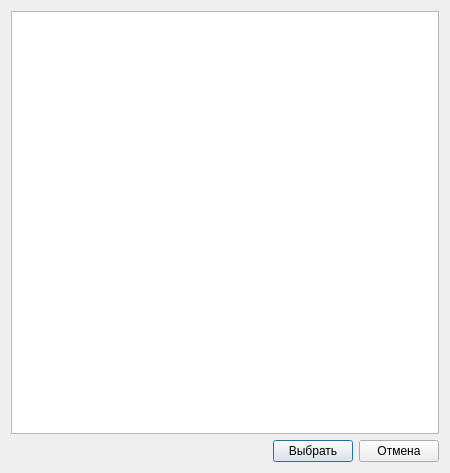
<?xml version="1.0" encoding="UTF-8"?>
<ui version="4.0">
 <class>TerminalListDialog</class>
 <widget class="QDialog" name="TerminalListDialog">
  <property name="geometry">
   <rect>
    <x>0</x>
    <y>0</y>
    <width>450</width>
    <height>473</height>
   </rect>
  </property>
  <property name="maximumSize">
   <size>
    <width>450</width>
    <height>16777215</height>
   </size>
  </property>
  <property name="windowTitle">
   <string>Выберите терминал</string>
  </property>
  <layout class="QGridLayout" name="gridLayout">
   <item row="0" column="0">
    <widget class="QTableView" name="tableView">
     <property name="alternatingRowColors">
      <bool>true</bool>
     </property>
     <property name="selectionMode">
      <enum>QAbstractItemView::SingleSelection</enum>
     </property>
     <property name="selectionBehavior">
      <enum>QAbstractItemView::SelectRows</enum>
     </property>
    </widget>
   </item>
   <item row="1" column="0">
    <layout class="QHBoxLayout" name="horizontalLayout">
     <item>
      <spacer name="horizontalSpacer">
       <property name="orientation">
        <enum>Qt::Horizontal</enum>
       </property>
       <property name="sizeHint" stdset="0">
        <size>
         <width>40</width>
         <height>20</height>
        </size>
       </property>
      </spacer>
     </item>
     <item>
      <widget class="QPushButton" name="pushButtonChoise">
       <property name="text">
        <string>Выбрать</string>
       </property>
      </widget>
     </item>
     <item>
      <widget class="QPushButton" name="pushButtonCancel">
       <property name="text">
        <string>Отмена</string>
       </property>
      </widget>
     </item>
    </layout>
   </item>
  </layout>
 </widget>
 <resources/>
 <connections/>
</ui>
